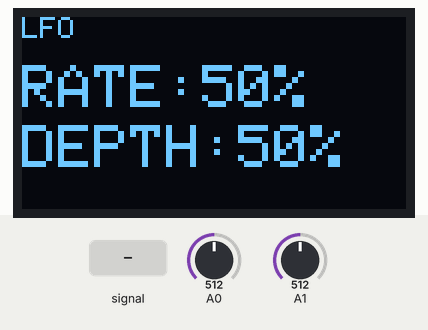
A sketch run on a simulated Arduino Uno, built with avr-gcc and run on an emulated ATmega328P. Parts: 128×64 one-colour display. Inputs (shaded band) come from the test bench; at power-on: A0 = 512, A1 = 512. What the sketch prints to the serial monitor is not drawn.

Above: at 1.2 s.
1.3 s: A0 fed a 200 Hz sine of ±81 counts around its level
At 1.41 s:
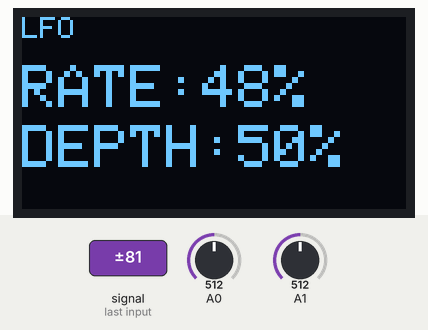
3.1 s: A0 set to 716
At 4.1 s:
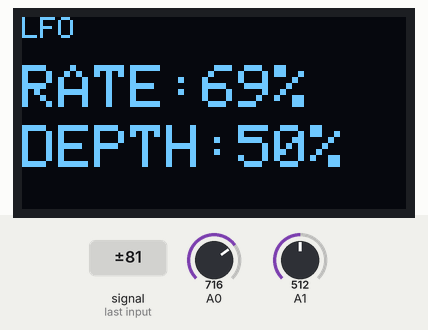
4.7 s: A1 set to 716
At 5.4 s:
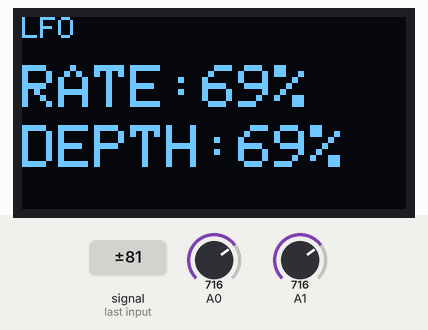
6.2 s: A0 set to 900
At 6.6 s:
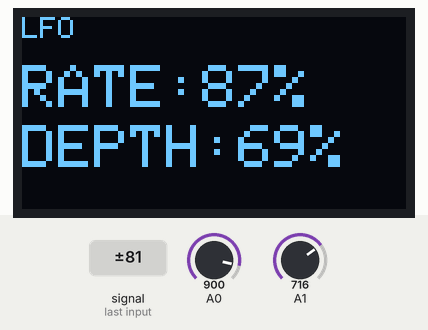
7.7 s: A1 set to 900
At 9.0 s:
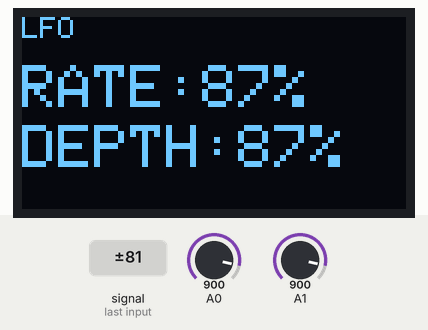
9.3 s: A0 set to 1023
At 10.4 s:
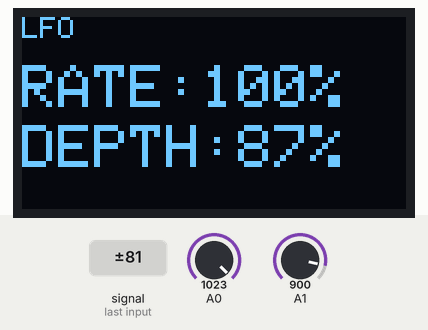
Timing chart, 0 to 11.8 s (numbered marks = the images above; inputs shaded):
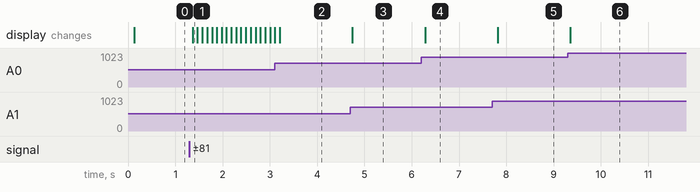

Measured:
- after the input at 1.3 s, the display: changes after 0.06 s (image 1)
- after the input at 4.7 s, the display: changes after 0.05 s (image 3)
- after the input at 6.2 s, the display: changes after 0.08 s (image 4)
- after the input at 7.7 s, the display: changes after 0.12 s (image 5)
- after the input at 9.3 s, the display: changes after 0.05 s (image 6)

The sketch:

LFO.ino
```cpp
#include <Wire.h>
#include <Adafruit_GFX.h>
#include <Adafruit_SSD1306.h>

#define SCREEN_WIDTH 128
#define SCREEN_HEIGHT 64
Adafruit_SSD1306 display(SCREEN_WIDTH, SCREEN_HEIGHT, &Wire, -1);

#define LFO_RATE_ID  0x0A
#define LFO_DEPTH_ID 0x0B

int smooth_read(int pin) {
    long sum = 0;
    for (int i = 0; i < 16; i++) sum += analogRead(pin);
    return sum / 16;
}

void send_val(byte id, int val) {
    val = constrain(val, 0, 1022);
    Serial.write(0xFF);
    Serial.write(id);
    Serial.write((val >> 8) & 0xFF);
    Serial.write(val & 0xFF);
}

void setup() {
    Serial.begin(115200);
    if (!display.begin(SSD1306_SWITCHCAPVCC, 0x3C)) for(;;);
    display.clearDisplay();
    display.display();
}

void loop() {
    int rate  = smooth_read(A0);
    int depth = smooth_read(A1);

    send_val(LFO_RATE_ID,  rate);
    send_val(LFO_DEPTH_ID, depth);

    static unsigned long last_display = 0;
    if (millis() - last_display > 100) {
        last_display = millis();
        display.clearDisplay();
        display.setTextColor(SSD1306_WHITE);

        display.setTextSize(1);
        display.setCursor(0, 0);
        display.print("LFO");

        display.setTextSize(2);
        display.setCursor(0, 16);
        display.print("RATE:");
        display.print(map(rate, 0, 1023, 0, 100));
        display.print("%");

        display.setCursor(0, 36);
        display.print("DEPTH:");
        display.print(map(depth, 0, 1023, 0, 100));
        display.print("%");

        display.display();
    }
}
```
